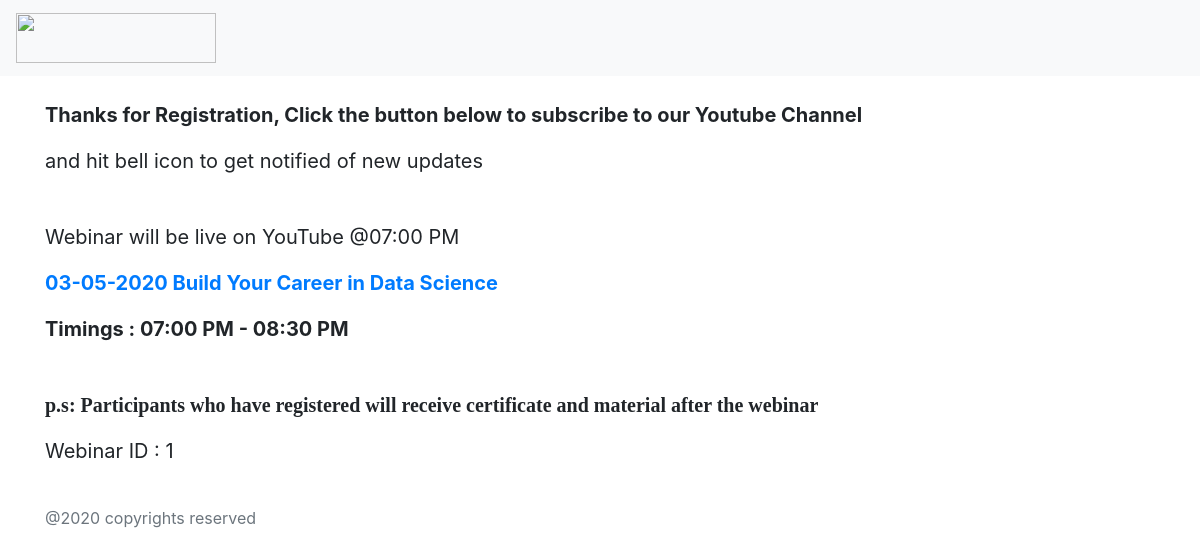
Before: /thanks/1 with the older database file.
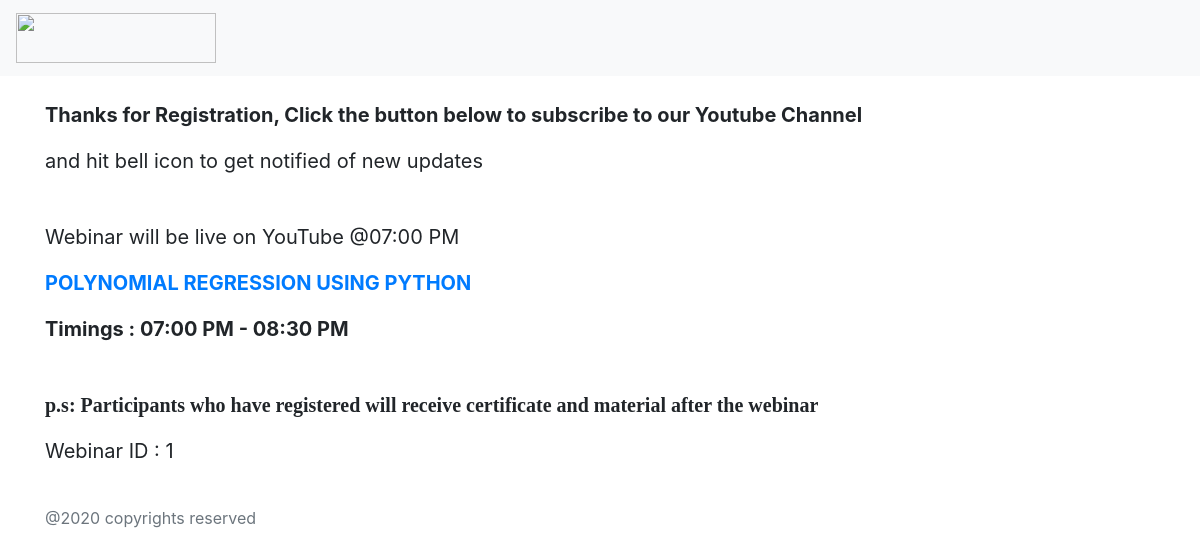
After: the same page with the newer database file.
### webinar/models.py (models this page shows, shortened)
class Webinar(models.Model):
	title = models.CharField(max_length = 100)
	image = models.ImageField(upload_to = '')
	link = models.URLField()

### webinar/views.py (the view)
# urls.py: path('thanks/<just_id>', thanks, name = 'thanks'),
def thanks(request,just_id):
    w = get_object_or_404(Webinar, id = 1)
    return render(request,'thanks.html',{'w':w,'just_id':just_id})

### webinar/templates/thanks.html (shortened to what this page needs)
{% extends 'base.html' %}
{% load static %}
{% block content %}
<div style="font-size: 20px">
<p><b>Thanks for Registration, Click the button below to subscribe to our Youtube Channel</b></p>
<p>and hit bell icon to get notified of new updates</p>
<br>
<p>Webinar will be live on YouTube @07:00 PM</p>
<b><p><a href="{{w.link}}">{{w.title}}</a></p>
<p>Timings : 07:00 PM - 08:30 PM</p></b>
<br>
<p style="font-family: cursive;"><b>p.s: Participants who have registered will receive certificate and material after the webinar</b></p>
<p>Webinar ID : {{just_id}}</p>
</div>
{% endblock %}

### webinar/templates/base.html (shortened to what this page needs)
{% load static %}
<!DOCTYPE html>
<html>
<head>
	<link rel="stylesheet" href="https://stackpath.bootstrapcdn.com/bootstrap/4.4.1/css/bootstrap.min.css">
</head>
<body>
<nav class="navbar navbar-light bg-light">
  <a class="navbar-brand" href="{% url 'webinar:index' %}">
    <img src="https://codegnan.com/assets/img/codegnan-new01.png" width="200" height="50" alt="">
  </a>
</nav>
<div class="container">
	<br>
{% block content %}
{% endblock %}
</div>
    <br>
<footer class="footer">
      <div class="container">
        <span class="text-muted">@2020 copyrights reserved</span>
      </div>
</footer>
</body>
</html>

Changed rows visible on the page:
changed Webinar: title "03-05-2020 Build Your Career in Data Science" → "POLYNOMIAL REGRESSION USING PYTHON"
